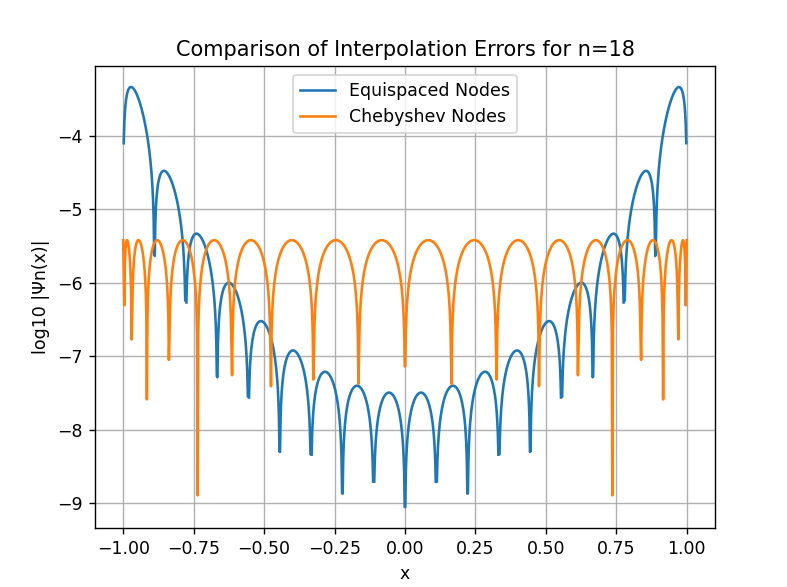

Here is the Python script that generated this plot:
import numpy as np
import matplotlib.pyplot as plt

def f(x):
    return 1 / (1 + (16 * x) ** 2)

def barycentric_weights(x):
    n = len(x)
    w = np.ones(n)
    for j in range(n):
        for k in range(n):
            if k != j:
                w[j] *= (x[j] - x[k])
        w[j] = 1 / w[j]
    return w

def barycentric_lagrange(x, y, z):
    n = len(x)
    w = barycentric_weights(x)
    p = np.zeros_like(z)
    for i in range(len(z)):
        numerator = np.sum(w / (z[i] - x) * y)
        denominator = np.sum(w / (z[i] - x))
        p[i] = numerator / denominator
    return p

def psi_equispaced(x, n):
    psi = 1
    for i in range(n + 1):
        psi *= (x - (-1 + 2 * i / n))
    return psi

def psi_chebyshev(x, n):
    psi = 1
    for i in range(n + 1):
        psi *= (x - np.cos((2 * i + 1) * np.pi / (2 * (n + 1))))
    return psi

n = 18

x_values = np.linspace(-1, 1, 1000)
psi_equispaced_values = np.zeros_like(x_values)
psi_chebyshev_values = np.zeros_like(x_values)

# Calculate Ψn(x) for equispaced nodes
psi_equispaced_values = np.maximum(psi_equispaced_values, np.abs(psi_equispaced(x_values, n)))

# Calculate Ψn(x) for Chebyshev nodes
psi_chebyshev_values = np.maximum(psi_chebyshev_values, np.abs(psi_chebyshev(x_values, n)))

# Plot log10 of Ψn(x) for equispaced and Chebyshev nodes
plt.plot(x_values, np.log10(psi_equispaced_values), label='Equispaced Nodes')
plt.plot(x_values, np.log10(psi_chebyshev_values), label='Chebyshev Nodes')

plt.xlabel('x')
plt.ylabel('log10 |Ψn(x)|')
plt.title('Comparison of Interpolation Errors for n=18')
plt.legend()
plt.grid(True)
plt.show()
